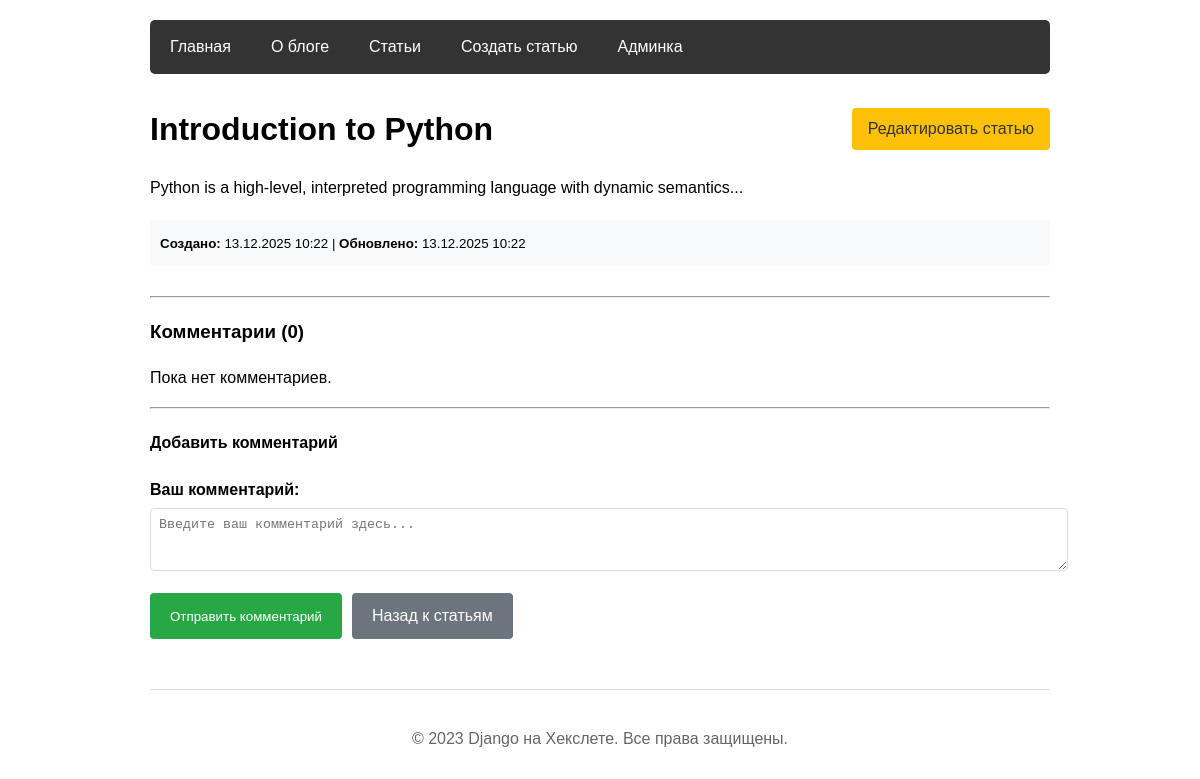
Page /articles/2/ on the committed database.
### hexlet_django_blog/article/models.py (models this page shows, shortened)
class Article(models.Model):
    name = models.CharField(max_length=200)
    body = models.TextField()
    created_at = models.DateTimeField(auto_now_add=True)
    updated_at = models.DateTimeField(auto_now=True)

### hexlet_django_blog/article/views.py (the view, shortened to what this page needs)
# urls.py: path("<int:id>/", ArticleView.as_view(), name='show'),
class ArticleView(View):
    def get(self, request, *args, **kwargs):
        article = get_object_or_404(Article, id=kwargs["id"])
        comment_form = ArticleCommentForm()
        return render(
            request,
            "articles/show.html",
            context={
                "article": article,
                "comment_form": comment_form,
            },
        )

### hexlet_django_blog/article/forms.py
class ArticleCommentForm(forms.ModelForm):
    class Meta:
        model = ArticleComment
        fields = ['content']
        widgets = {
            'content': forms.Textarea(attrs={
                'rows': 3,
                'placeholder': 'Введите ваш комментарий здесь...'
            }),
        }
        labels = {
            'content': 'Ваш комментарий',
        }

### hexlet_django_blog/templates/articles/show.html (shortened to what this page needs)
{% extends "base.html" %}
{% block content %}
    <div style="display: flex; justify-content: space-between; align-items: center; margin-bottom: 20px;">
        <h1 style="margin: 0;">{{ article.name }}</h1>
        <a href="{% url 'article:update' id=article.id %}" style="padding: 8px 16px; background-color: #ffc107; color: #333; text-decoration: none; border-radius: 4px;">
            Редактировать статью
        </a>
    </div>
    <div class="article-content" style="margin-bottom: 20px;">
        {{ article.body|linebreaks }}
    </div>
    <div class="article-meta" style="margin-bottom: 30px; padding: 10px; background-color: #f8f9fa; border-radius: 4px;">
        <small>
            <strong>Создано:</strong> {{ article.created_at|date:"d.m.Y H:i" }}
            {% if article.created_at != article.updated_at %}
                | <strong>Обновлено:</strong> {{ article.updated_at|date:"d.m.Y H:i" }}
            {% endif %}
        </small>
    </div>
    <hr>
    <h3>Комментарии ({{ article.comments.count }})</h3>
    {% if article.comments.all %}
        {% for comment in article.comments.all %}
            <div class="comment" style="margin-bottom: 15px; padding: 10px; border: 1px solid #ddd; border-radius: 5px;">
                <p>{{ comment.content }}</p>
                <small style="color: #666;">
                    Добавлен: {{ comment.created_at|date:"d.m.Y H:i" }}
                </small>
            </div>
        {% endfor %}
    {% else %}
        <p>Пока нет комментариев.</p>
    {% endif %}
    <hr>
    <h4>Добавить комментарий</h4>
    <form method="post" style="margin-top: 20px;">
        <div class="form-group" style="margin-bottom: 15px;">
            <label for="id_content" style="display: block; margin-bottom: 5px; font-weight: bold;">
                Ваш комментарий:
            </label>
            <textarea name="content" id="id_content" rows="3"
                      style="width: 100%; padding: 8px; border: 1px solid #ddd; border-radius: 4px;"
                      placeholder="Введите ваш комментарий здесь...">{{ comment_form.content.value|default:'' }}</textarea>
        </div>
        <div style="display: flex; gap: 10px;">
            <button type="submit" style="padding: 10px 20px; background-color: #28a745; color: white; border: none; border-radius: 4px; cursor: pointer;">
                Отправить комментарий
            </button>
            <a href="{% url 'article:index' %}" style="padding: 10px 20px; background-color: #6c757d; color: white; text-decoration: none; border-radius: 4px; display: inline-block;">
                Назад к статьям
            </a>
        </div>
    </form>
{% endblock %}

### hexlet_django_blog/templates/base.html (style rules this page uses)
body { font-family: Arial, sans-serif; max-width: 900px; margin: 0 auto; padding: 20px; line-height: 1.6; }
.form-group { margin-bottom: 15px; }
label { display: block; margin-bottom: 5px; font-weight: bold; }

### rows in the picture
Article: name "Introduction to Python", body "Python is a high-level, interpreted programming language with dynamic semantics...", created_at "13.12.2025 10:22", updated_at "13.12.2025 10:22", comments.count "0"
